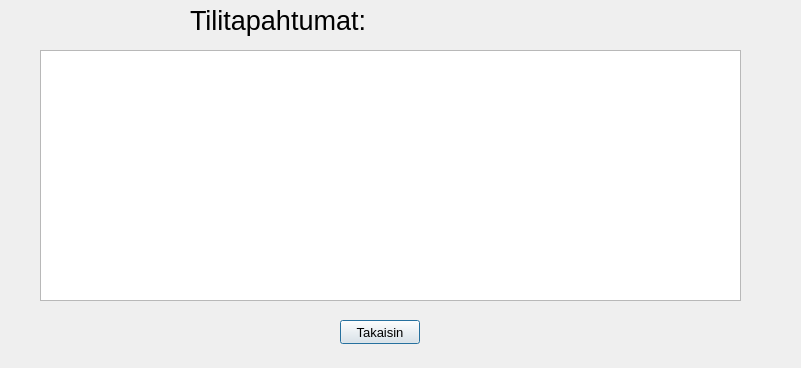
<?xml version="1.0" encoding="UTF-8"?>
<ui version="4.0">
 <class>transactions</class>
 <widget class="QDialog" name="transactions">
  <property name="geometry">
   <rect>
    <x>0</x>
    <y>0</y>
    <width>801</width>
    <height>368</height>
   </rect>
  </property>
  <property name="windowTitle">
   <string>Dialog</string>
  </property>
  <widget class="QPushButton" name="transactionsBackButton">
   <property name="geometry">
    <rect>
     <x>340</x>
     <y>320</y>
     <width>80</width>
     <height>24</height>
    </rect>
   </property>
   <property name="font">
    <font>
     <pointsize>10</pointsize>
    </font>
   </property>
   <property name="cursor">
    <cursorShape>PointingHandCursor</cursorShape>
   </property>
   <property name="text">
    <string>Takaisin</string>
   </property>
  </widget>
  <widget class="QLabel" name="label">
   <property name="geometry">
    <rect>
     <x>190</x>
     <y>-20</y>
     <width>481</width>
     <height>81</height>
    </rect>
   </property>
   <property name="font">
    <font>
     <pointsize>20</pointsize>
    </font>
   </property>
   <property name="text">
    <string>Tilitapahtumat:</string>
   </property>
  </widget>
  <widget class="QTableView" name="tableView">
   <property name="geometry">
    <rect>
     <x>40</x>
     <y>50</y>
     <width>701</width>
     <height>251</height>
    </rect>
   </property>
  </widget>
 </widget>
 <resources/>
 <connections/>
</ui>
